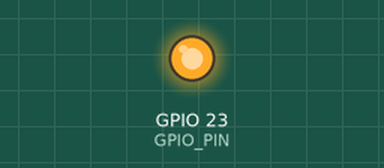
Recording of a program running on a simulated Raspberry Pi (BCM pin numbers). Shown: output pins drawn as LEDs (lit = HIGH). What the program prints to the terminal is not drawn.

Above: at 0.1 s.
Timing chart, 0 to 1.6 s (numbered marks = the images above):
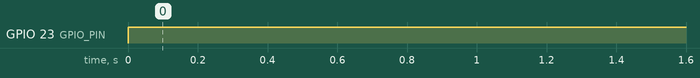

The program:

i_buzzer.py
```python
import RPi.GPIO as GPIO
GPIO.setmode(GPIO.BCM)

#The output pin
GPIO_PIN = 23
GPIO.setup(GPIO_PIN, GPIO.OUT)

pwm = GPIO.PWM(GPIO_PIN, 500)
pwm.start(50)
# The program will wait for the input of a new frequency.

try:
    while(True):

        print ("- - - -")
        Frequency = 2
        pwm.ChangeFrequency(Frequency)

except KeyboardInterrupt:
    GPIO.cleanup()
```

Measured:
- by itself, GPIO 23 (GPIO_PIN): LOW → HIGH at 0.00 s
